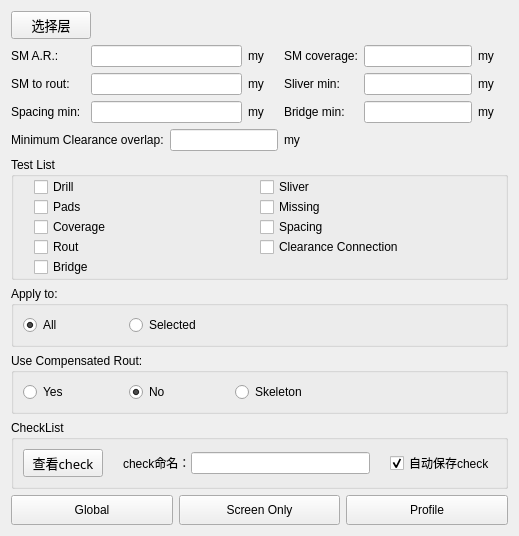
      <widget class="QWidget" name="tab_2">
       <attribute name="title">
        <string>阻焊分析</string>
       </attribute>
       <layout class="QVBoxLayout" name="verticalLayout_5">
        <item>
         <layout class="QHBoxLayout" name="horizontalLayout_10" stretch="0,1">
          <item>
           <widget class="QPushButton" name="signal_layer_btn_2">
            <property name="font">
             <font>
              <family>黑体</family>
              <pointsize>10</pointsize>
             </font>
            </property>
            <property name="cursor">
             <cursorShape>PointingHandCursor</cursorShape>
            </property>
            <property name="text">
             <string>选择层</string>
            </property>
           </widget>
          </item>
          <item>
           <widget class="QLabel" name="layers_label_2">
            <property name="font">
             <font>
              <family>黑体</family>
              <pointsize>10</pointsize>
             </font>
            </property>
            <property name="text">
             <string/>
            </property>
           </widget>
          </item>
         </layout>
        </item>
        <item>
         <layout class="QGridLayout" name="gridLayout_3">
          <item row="0" column="0">
           <widget class="QLabel" name="label_11">
            <property name="minimumSize">
             <size>
              <width>70</width>
              <height>0</height>
             </size>
            </property>
            <property name="text">
             <string>SM A.R.:</string>
            </property>
           </widget>
          </item>
          <item row="0" column="1" colspan="2">
           <widget class="QLineEdit" name="lineEdit_6"/>
          </item>
          <item row="0" column="3">
           <widget class="QLabel" name="label_13">
            <property name="minimumSize">
             <size>
              <width>30</width>
              <height>0</height>
             </size>
            </property>
            <property name="maximumSize">
             <size>
              <width>30</width>
              <height>16777215</height>
             </size>
            </property>
            <property name="text">
             <string>my</string>
            </property>
           </widget>
          </item>
          <item row="0" column="4">
           <widget class="QLabel" name="label_18">
            <property name="minimumSize">
             <size>
              <width>70</width>
              <height>0</height>
             </size>
            </property>
            <property name="text">
             <string>SM coverage:</string>
            </property>
           </widget>
          </item>
          <item row="0" column="5">
           <widget class="QLineEdit" name="lineEdit_7"/>
          </item>
          <item row="0" column="6">
           <widget class="QLabel" name="label_14">
            <property name="minimumSize">
             <size>
              <width>30</width>
              <height>0</height>
             </size>
            </property>
            <property name="maximumSize">
             <size>
              <width>30</width>
              <height>16777215</height>
             </size>
            </property>
            <property name="text">
             <string>my</string>
            </property>
           </widget>
          </item>
          <item row="1" column="0">
           <widget class="QLabel" name="label_15">
            <property name="minimumSize">
             <size>
              <width>70</width>
              <height>0</height>
             </size>
            </property>
            <property name="text">
             <string>SM to rout:</string>
            </property>
           </widget>
          </item>
          <item row="1" column="1" colspan="2">
           <widget class="QLineEdit" name="lineEdit_8"/>
          </item>
          <item row="1" column="3">
           <widget class="QLabel" name="label_16">
            <property name="minimumSize">
             <size>
              <width>30</width>
              <height>0</height>
             </size>
            </property>
            <property name="maximumSize">
             <size>
              <width>30</width>
              <height>16777215</height>
             </size>
            </property>
            <property name="text">
             <string>my</string>
            </property>
           </widget>
          </item>
          <item row="1" column="4">
           <widget class="QLabel" name="label_19">
            <property name="minimumSize">
             <size>
              <width>70</width>
              <height>0</height>
             </size>
            </property>
            <property name="text">
             <string>Sliver min:</string>
            </property>
           </widget>
          </item>
          <item row="1" column="5">
           <widget class="QLineEdit" name="lineEdit_9"/>
          </item>
          <item row="1" column="6">
           <widget class="QLabel" name="label_17">
            <property name="minimumSize">
             <size>
              <width>30</width>
              <height>0</height>
             </size>
            </property>
            <property name="maximumSize">
             <size>
              <width>30</width>
              <height>16777215</height>
             </size>
            </property>
            <property name="text">
             <string>my</string>
            </property>
           </widget>
          </item>
          <item row="2" column="0">
           <widget class="QLabel" name="label_36">
            <property name="minimumSize">
             <size>
              <width>70</width>
              <height>0</height>
             </size>
            </property>
            <property name="text">
             <string>Spacing min:</string>
            </property>
           </widget>
          </item>
          <item row="2" column="1" colspan="2">
           <widget class="QLineEdit" name="lineEdit_10"/>
          </item>
          <item row="2" column="3">
           <widget class="QLabel" name="label_34">
            <property name="minimumSize">
             <size>
              <width>30</width>
              <height>0</height>
             </size>
            </property>
            <property name="maximumSize">
             <size>
              <width>30</width>
              <height>16777215</height>
             </size>
            </property>
            <property name="text">
             <string>my</string>
            </property>
           </widget>
          </item>
          <item row="2" column="4">
           <widget class="QLabel" name="label_35">
            <property name="minimumSize">
             <size>
              <width>70</width>
              <height>0</height>
             </size>
            </property>
            <property name="text">
             <string>Bridge min:</string>
            </property>
           </widget>
          </item>
          <item row="2" column="5">
           <widget class="QLineEdit" name="lineEdit_11"/>
          </item>
          <item row="2" column="6">
           <widget class="QLabel" name="label_37">
            <property name="minimumSize">
             <size>
              <width>30</width>
              <height>0</height>
             </size>
            </property>
            <property name="maximumSize">
             <size>
              <width>30</width>
              <height>16777215</height>
             </size>
            </property>
            <property name="text">
             <string>my</string>
            </property>
           </widget>
          </item>
          <item row="3" column="0" colspan="2">
           <widget class="QLabel" name="label_21">
            <property name="text">
             <string>Minimum Clearance overlap:</string>
            </property>
           </widget>
          </item>
          <item row="3" column="2" colspan="2">
           <widget class="QLineEdit" name="lineEdit_12"/>
          </item>
          <item row="3" column="4">
           <widget class="QLabel" name="label_20">
            <property name="minimumSize">
             <size>
              <width>30</width>
              <height>0</height>
             </size>
            </property>
            <property name="maximumSize">
             <size>
              <width>30</width>
              <height>16777215</height>
             </size>
            </property>
            <property name="text">
             <string>my</string>
            </property>
           </widget>
          </item>
         </layout>
        </item>
        <item>
         <widget class="QGroupBox" name="groupBox_10">
          <property name="title">
           <string>Test List</string>
          </property>
          <layout class="QGridLayout" name="gridLayout_4" rowstretch="0,1,0,0,0">
           <property name="leftMargin">
            <number>20</number>
           </property>
           <property name="topMargin">
            <number>0</number>
           </property>
           <property name="rightMargin">
            <number>20</number>
           </property>
           <property name="bottomMargin">
            <number>0</number>
           </property>
           <property name="spacing">
            <number>0</number>
           </property>
           <item row="0" column="0">
            <widget class="QCheckBox" name="checkBox_11">
             <property name="text">
              <string>Drill</string>
             </property>
             <property name="checkable">
              <bool>false</bool>
             </property>
             <property name="checked">
              <bool>false</bool>
             </property>
             <property name="tristate">
              <bool>true</bool>
             </property>
            </widget>
           </item>
           <item row="0" column="1">
            <widget class="QCheckBox" name="checkBox_12">
             <property name="text">
              <string>Sliver</string>
             </property>
             <property name="checkable">
              <bool>false</bool>
             </property>
             <property name="checked">
              <bool>false</bool>
             </property>
             <property name="tristate">
              <bool>true</bool>
             </property>
            </widget>
           </item>
           <item row="1" column="0">
            <widget class="QCheckBox" name="checkBox_13">
             <property name="text">
              <string>Pads</string>
             </property>
             <property name="checkable">
              <bool>false</bool>
             </property>
             <property name="checked">
              <bool>false</bool>
             </property>
             <property name="tristate">
              <bool>true</bool>
             </property>
            </widget>
           </item>
           <item row="1" column="1">
            <widget class="QCheckBox" name="checkBox_14">
             <property name="text">
              <string>Missing</string>
             </property>
             <property name="checkable">
              <bool>false</bool>
             </property>
             <property name="checked">
              <bool>false</bool>
             </property>
             <property name="tristate">
              <bool>true</bool>
             </property>
            </widget>
           </item>
           <item row="2" column="0">
            <widget class="QCheckBox" name="checkBox_15">
             <property name="text">
              <string>Coverage</string>
             </property>
             <property name="checkable">
              <bool>false</bool>
             </property>
             <property name="checked">
              <bool>false</bool>
             </property>
             <property name="tristate">
              <bool>true</bool>
             </property>
            </widget>
           </item>
           <item row="2" column="1">
            <widget class="QCheckBox" name="checkBox_16">
             <property name="text">
              <string>Spacing</string>
             </property>
             <property name="checkable">
              <bool>false</bool>
             </property>
             <property name="checked">
              <bool>false</bool>
             </property>
             <property name="tristate">
              <bool>true</bool>
             </property>
            </widget>
           </item>
           <item row="3" column="0">
            <widget class="QCheckBox" name="checkBox_17">
             <property name="text">
              <string>Rout</string>
             </property>
             <property name="checkable">
              <bool>false</bool>
             </property>
             <property name="checked">
              <bool>false</bool>
             </property>
             <property name="tristate">
              <bool>true</bool>
             </property>
            </widget>
           </item>
           <item row="3" column="1">
            <widget class="QCheckBox" name="checkBox_18">
             <property name="text">
              <string>Clearance Connection</string>
             </property>
             <property name="checkable">
              <bool>false</bool>
             </property>
             <property name="autoExclusive">
              <bool>false</bool>
             </property>
             <property name="tristate">
              <bool>true</bool>
             </property>
            </widget>
           </item>
           <item row="4" column="0">
            <widget class="QCheckBox" name="checkBox_19">
             <property name="text">
              <string>Bridge</string>
             </property>
             <property name="checkable">
              <bool>false</bool>
             </property>
             <property name="checked">
              <bool>false</bool>
             </property>
             <property name="tristate">
              <bool>true</bool>
             </property>
            </widget>
           </item>
          </layout>
         </widget>
        </item>
        <item>
         <widget class="QGroupBox" name="groupBox_8">
          <property name="title">
           <string>Apply to:</string>
          </property>
          <layout class="QHBoxLayout" name="horizontalLayout_11" stretch="1,1">
           <item>
            <widget class="QRadioButton" name="radioButton_13">
             <property name="maximumSize">
              <size>
               <width>100</width>
               <height>16777215</height>
              </size>
             </property>
             <property name="text">
              <string>All</string>
             </property>
             <property name="checkable">
              <bool>true</bool>
             </property>
             <property name="checked">
              <bool>true</bool>
             </property>
             <property name="autoRepeat">
              <bool>false</bool>
             </property>
             <property name="autoExclusive">
              <bool>true</bool>
             </property>
            </widget>
           </item>
           <item>
            <widget class="QRadioButton" name="radioButton_14">
             <property name="text">
              <string>Selected</string>
             </property>
            </widget>
           </item>
          </layout>
         </widget>
        </item>
        <item>
         <widget class="QGroupBox" name="groupBox_7">
          <property name="title">
           <string>Use Compensated Rout:</string>
          </property>
          <layout class="QHBoxLayout" name="horizontalLayout_9">
           <item>
            <widget class="QRadioButton" name="radioButton_10">
             <property name="maximumSize">
              <size>
               <width>100</width>
               <height>16777215</height>
              </size>
             </property>
             <property name="text">
              <string>Yes</string>
             </property>
            </widget>
           </item>
           <item>
            <widget class="QRadioButton" name="radioButton_11">
             <property name="maximumSize">
              <size>
               <width>100</width>
               <height>16777215</height>
              </size>
             </property>
             <property name="text">
              <string>No</string>
             </property>
             <property name="checked">
              <bool>true</bool>
             </property>
            </widget>
           </item>
           <item>
            <widget class="QRadioButton" name="radioButton_12">
             <property name="text">
              <string>Skeleton</string>
             </property>
            </widget>
           </item>
          </layout>
         </widget>
        </item>
        <item>
         <widget class="QGroupBox" name="groupBox_12">
          <property name="title">
           <string>CheckList</string>
          </property>
          <layout class="QHBoxLayout" name="horizontalLayout_15">
           <property name="spacing">
            <number>20</number>
           </property>
           <item>
            <widget class="QPushButton" name="view_check_btn_2">
             <property name="font">
              <font>
               <family>黑体</family>
               <pointsize>10</pointsize>
              </font>
             </property>
             <property name="cursor">
              <cursorShape>PointingHandCursor</cursorShape>
             </property>
             <property name="text">
              <string>查看check</string>
             </property>
            </widget>
           </item>
           <item>
            <layout class="QHBoxLayout" name="horizontalLayout_16">
             <property name="spacing">
              <number>0</number>
             </property>
             <item>
              <widget class="QLabel" name="label_22">
               <property name="text">
                <string>check命名：</string>
               </property>
              </widget>
             </item>
             <item>
              <widget class="QLineEdit" name="signal_check_name_2">
               <property name="text">
                <string/>
               </property>
              </widget>
             </item>
            </layout>
           </item>
           <item>
            <widget class="QCheckBox" name="auto_checkbox_2">
             <property name="text">
              <string>自动保存check</string>
             </property>
             <property name="checked">
              <bool>true</bool>
             </property>
            </widget>
           </item>
          </layout>
         </widget>
        </item>
        <item>
         <layout class="QHBoxLayout" name="horizontalLayout_13">
          <item>
           <widget class="QPushButton" name="pushButton_4">
            <property name="minimumSize">
             <size>
              <width>0</width>
              <height>30</height>
             </size>
            </property>
            <property name="cursor">
             <cursorShape>PointingHandCursor</cursorShape>
            </property>
            <property name="text">
             <string>Global</string>
            </property>
           </widget>
          </item>
          <item>
           <widget class="QPushButton" name="pushButton_5">
            <property name="minimumSize">
             <size>
              <width>0</width>
              <height>30</height>
             </size>
            </property>
            <property name="cursor">
             <cursorShape>PointingHandCursor</cursorShape>
            </property>
            <property name="text">
             <string>Screen Only</string>
            </property>
           </widget>
          </item>
          <item>
           <widget class="QPushButton" name="pushButton_6">
            <property name="minimumSize">
             <size>
              <width>0</width>
              <height>30</height>
             </size>
            </property>
            <property name="cursor">
             <cursorShape>PointingHandCursor</cursorShape>
            </property>
            <property name="text">
             <string>Profile</string>
            </property>
           </widget>
          </item>
         </layout>
        </item>
       </layout>
      </widget>
